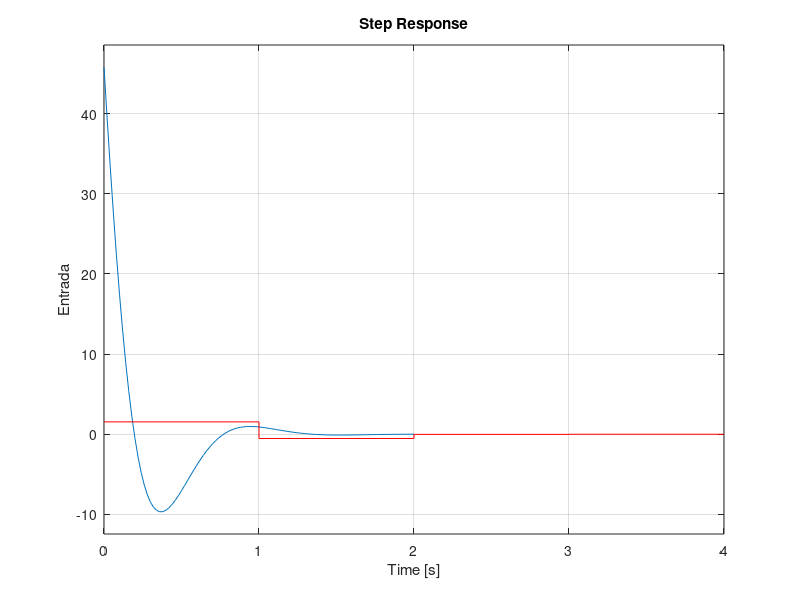

This chart was generated by the following MATLAB code:
pkg load control;
clear all;
close all;
clc;

ta = 1;

as = [0 1; 0 -1];
bs = [0; 1];
cs = [1 0];

gs = ss(as, bs, cs);
gz = c2d(gs, ta)

[az, bz, cz, dz, tz] = ssdata(gz);

s1 = -4 + i*5.458;
s2 = -4 - i*5.458;

z1 = exp(s1*ta);
z2 = exp(s2*ta);

ks = acker(as,bs,[s1,s2]);
fs = -inv(cs*inv(as-bs*ks)*bs);
kz = acker(az,bz,[z1,z2]);
fz = -inv(cz*inv(az-bz*kz-eye(2))*bz);

ys = ss(as-bs*ks, bs*fs, cs);
us = ss(as-bs*ks, bs*fs, -ks, fs);
yz = ss(az-bz*kz, bz*fz, cz, 0, ta);
uz = ss(az-bz*kz, bz*fz, -kz, fz, ta);

figure;
subplot(2, 1, 1);
step(ys);
hold on;
step(yz, 'r');
ylabel('Saida');
subplot(2, 1, 2);
step(us);
hold on;
step(uz, 'r');
ylabel('Entrada');
